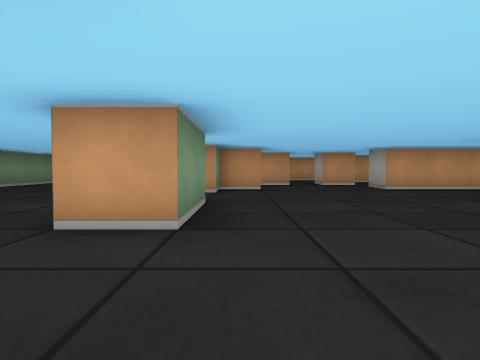
View 1 (above)

24 first-person views from a walk through a cub3D ray-caster map. The camera is about half as high as the walls, tilts 2° down and sees 75° across. The floor is counted in squares. Each view is taken from the middle of a square. On the plan, view 1 faces up. The plan holds only what a view shows up to about 9 squares ahead; the rest is blank.

View 2
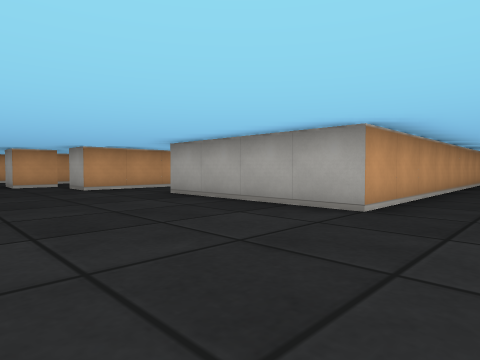

View 3
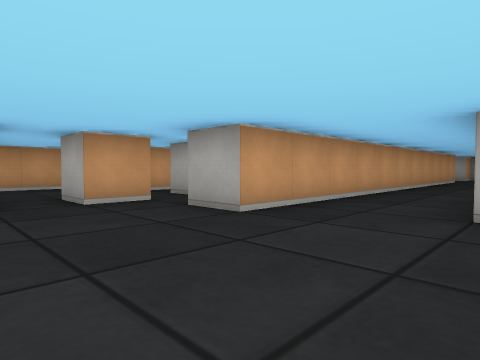

View 4
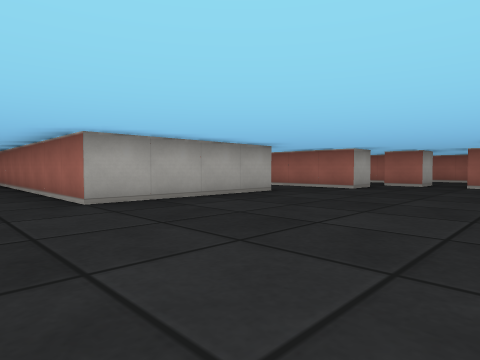

View 5
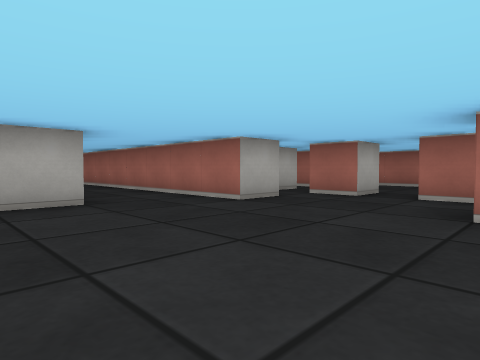

View 6
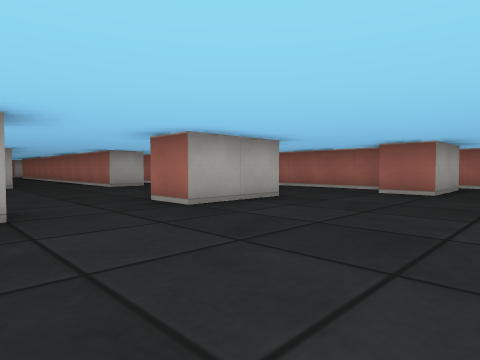

View 7
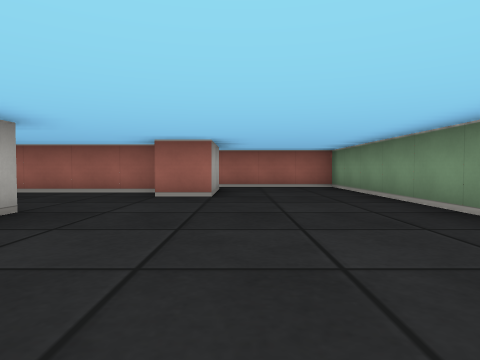

View 8
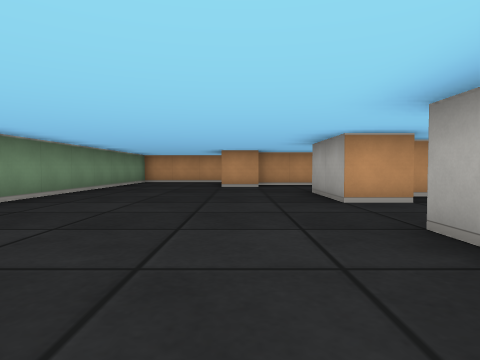

View 9
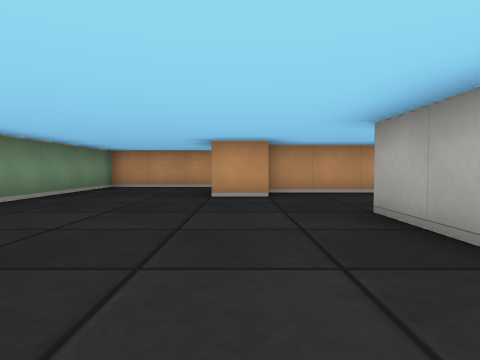

View 10
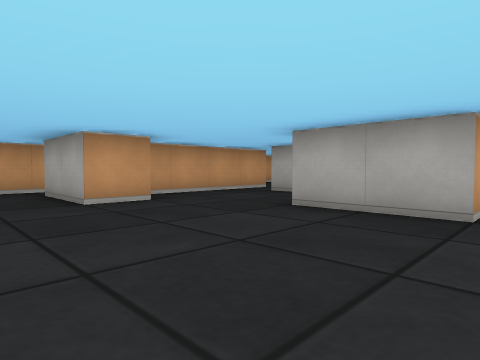

View 11
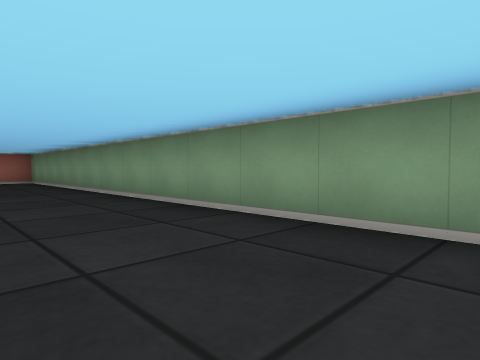

View 12
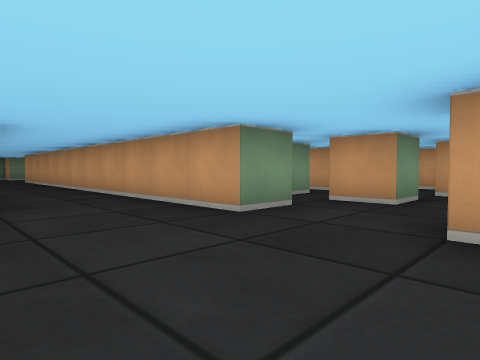

View 13
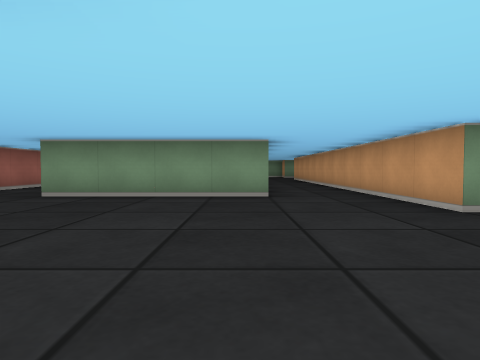

View 14
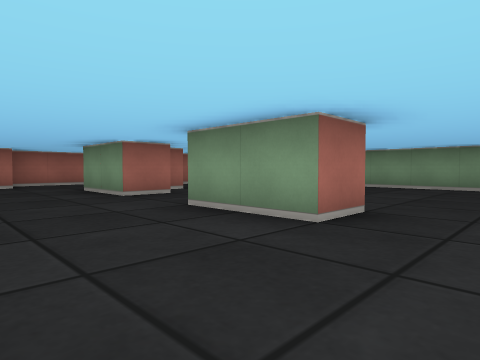

View 15
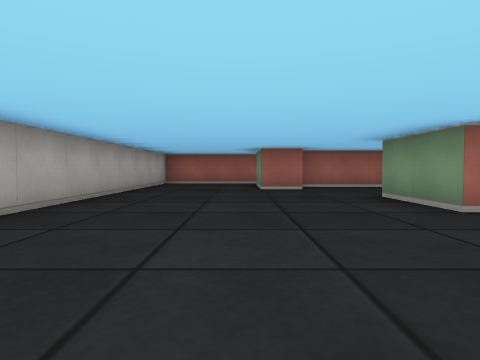

View 16
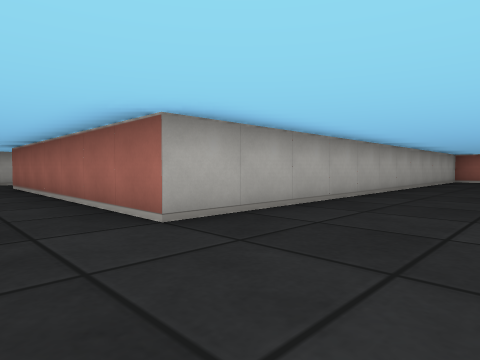

View 17
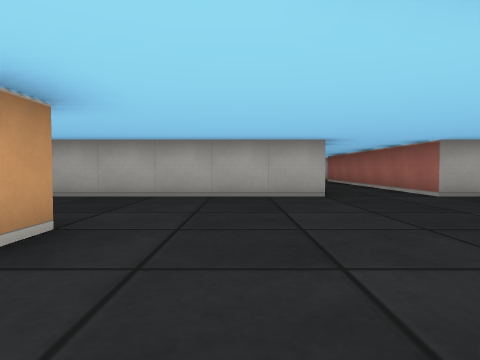

View 18
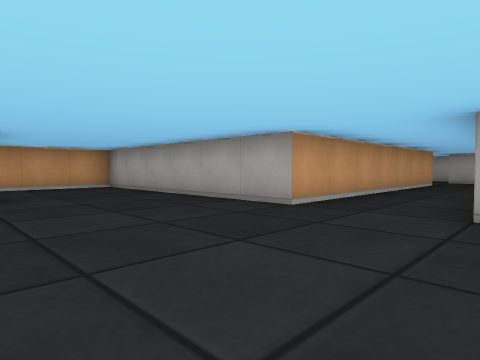

View 19
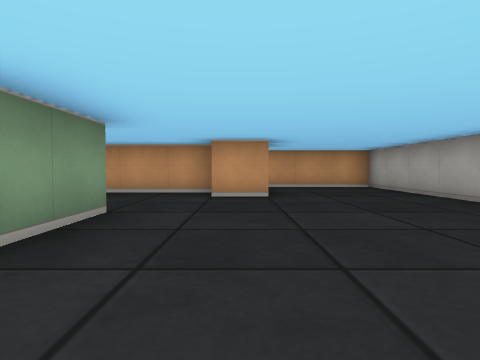

View 20
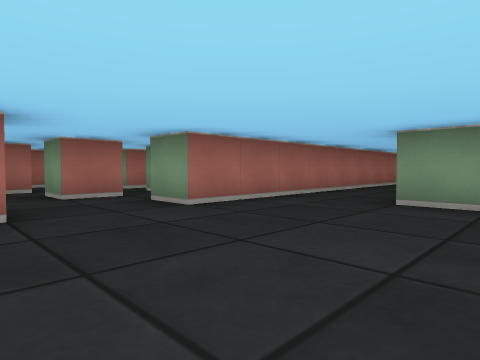

View 21
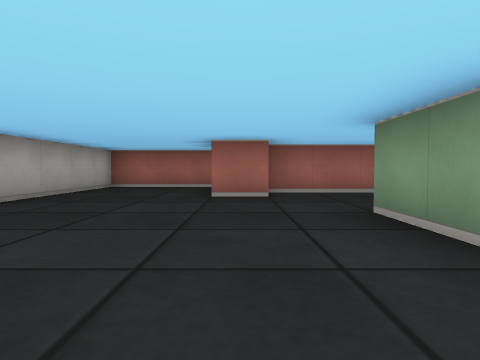

View 22
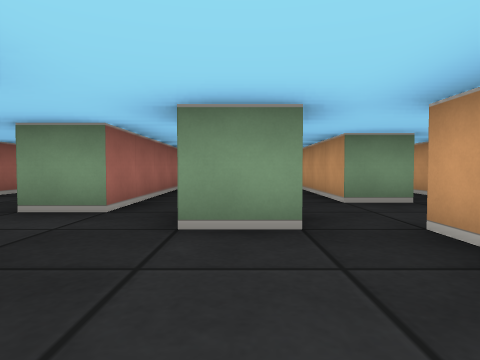

View 23
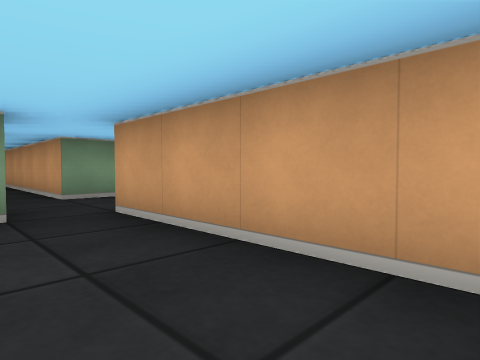

View 24
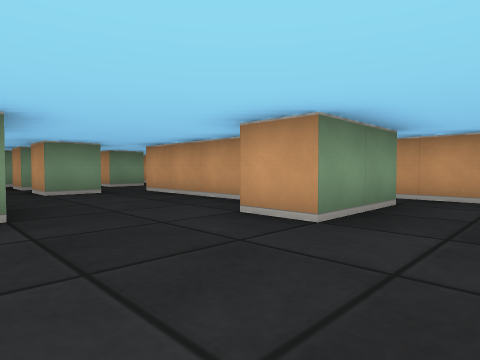

### Floor plan
Points are (right, up) in squares from view 1. A wall is a line through its corners. A room is listed if a view was taken in it or the views show most of it. See-through windows are left out.
Room 1 (views 1, 2, 3, 4, 5, 17, 22, 23)
walls: (10.5, 8.5) (14.5, 8.5) (14.5, 7.5); (4.5, 9.9) (4.5, 10.5); (3.6, 9.5) (2.5, 9.5) (2.5, 10.5); (5.2, 11.5) (4.6, 11.5); (0.5, 7.5) (-0.5, 7.5) (-0.5, 6.5); (13.5, 7.5) (3.5, 7.5) (3.5, 8.5); (12.5, 1.5) (4.5, 1.5) (4.5, 5.5) (12.5, 5.5); (0.5, 9.9) (0.5, 10.5); (-0.5, 4.5) (-0.5, 2.5); (1.5, 11.5) (-2.5, 11.5); (13.5, 10.5) (13.5, 9.5) (12.5, 9.5); (3.5, -1.6) (3.5, -0.5) (12.5, -0.5); (13.5, 11.5) (8.5, 11.5); (15.5, 10.6) (15.5, 9.5) (14.5, 9.5); (4.5, -3.5) (4.5, -2.8); (14.5, -0.5) (14.5, -1.5); (0.8, -2.5) (1.5, -2.5); (2.5, -3.6) (2.5, -2.5) (3.5, -2.5); (4.8, -4.5) (5.2, -4.5); (14.5, -2.5) (15.5, -2.5) (15.5, -3.5); (18.5, 8.6) (18.5, 6.9); (12.9, -4.5) (13.5, -4.5); (15.4, -4.5) (19.5, -4.5); (19.5, 11.5) (15.5, 11.5); (-2.2, -4.5) (0.8, -4.5)
ways out: opening at (-2.5, 9.5) to room 2; opening at (-2, -3) to room 2; opening at (-1, 1.5) to room 2; opening at (-1, 5.5) to room 2; opening at (2.5, -5) to room 2; opening at (2.5, 12) to room 2; opening at (14.5, 12) to room 2; opening at (12, 0.5) to room 3; opening at (12.5, 6.5) to room 3; opening at (15.5, -1) to room 3; opening at (15.5, 8) to room 3; opening at (19.5, -2.5) to room 4; opening at (19.8, 8.5) to room 4; opening at (14.5, -5)
Room 2 (views 6, 7, 8, 9, 10, 11)
walls: (-0.5, 6.5) (-1.5, 6.5) (-1.5, 8.5); (-0.5, 2.5) (-1.5, 2.5) (-1.5, 4.5); (-2.4, 10.5) (-3.5, 10.5) (-3.5, 12.5); (-1.5, -1.5) (-1.5, 0.5) (-0.5, 0.5); (-3.2, 13.5) (-6.5, 13.5) (-6.5, -6.5) (-3.2, -6.5); (3.4, 13.5) (2, 13.5); (-3.5, -5.5) (-3.5, -3.5) (-2.5, -3.5); (2.5, -6.5) (3.2, -6.5); (12.2, 13.5) (11.6, 13.5); (13.5, 12.6) (13.5, 11.5); (15.1, 13.5) (14.6, 13.5)
ways out: opening at (-2.5, 9.5) to room 1; opening at (-2, -3) to room 1; opening at (-1, 1.5) to room 1; opening at (-1, 5.5) to room 1; opening at (2.5, -5) to room 1; opening at (2.5, 12) to room 1; opening at (14.5, 12) to room 1; opening at (20, 13) to room 4
Room 3 (views 12, 20)
walls: (12.5, 5.5) (12.5, 1.5); (16.4, -0.5) (16.9, -0.5); (12.5, -0.5) (14.5, -0.5); (14.5, 7.5) (13.5, 7.5)
ways out: opening at (12, 0.5) to room 1; opening at (12.5, 6.5) to room 1; opening at (15.5, -1) to room 1; opening at (15.5, 8) to room 1; opening at (18, 1.5) to room 4; opening at (18, 5.5) to room 4
Room 4 (views 13, 14, 15, 16, 18, 19, 21, 24)
walls: (17.4, 4.5) (18.5, 4.5) (18.5, 2.5); (17.5, 0.5) (18.5, 0.5) (18.5, -1.5); (19.4, -3.5) (20.5, -3.5) (20.5, -4.6); (20.5, 12.6) (20.5, 10.5) (19.5, 10.5); (30.2, 7.5) (23.5, 7.5) (23.5, 13.5) (20.1, 13.5); (20.8, -6.5) (23.5, -6.5) (23.5, 5.5) (30.5, 5.5)
ways out: opening at (19.5, -2.5) to room 1; opening at (19.8, 8.5) to room 1; opening at (20, 13) to room 2; opening at (18, 1.5) to room 3; opening at (18, 5.5) to room 3; opening at (21, -6); opening at (30, 6.5)

Where each view was taken, in squares from view 1:
view 1: 0 up, 0 right, facing up
view 2: 0 up, 1 right, facing up-right
view 3: 5 up, 1 right, facing up-right
view 4: 7 up, 0 right, facing down-right
view 5: 3 up, 0 right, facing down-right
view 6: 3 up, 5 left, facing down-right
view 7: 2 up, 4 left, facing down
view 8: 2 up, 3 left, facing up
view 9: 5 up, 3 left, facing up
view 10: 6 up, 5 left, facing up-right
view 11: 6 up, 4 left, facing down-left
view 12: 5 up, 17 right, facing up-left
view 13: 5 up, 18 right, facing left
view 14: 6 up, 21 right, facing down-left
view 15: 4 up, 21 right, facing down
view 16: 7 up, 21 right, facing down-right
view 17: 9 up, 18 right, facing right
view 18: 5 up, 20 right, facing up-right
view 19: 5 up, 20 right, facing up
view 20: 3 up, 17 right, facing down-left
view 21: 2 up, 20 right, facing down
view 22: 10 up, 18 right, facing left
view 23: 10 up, 19 right, facing up-left
view 24: 8 up, 22 right, facing up-left
